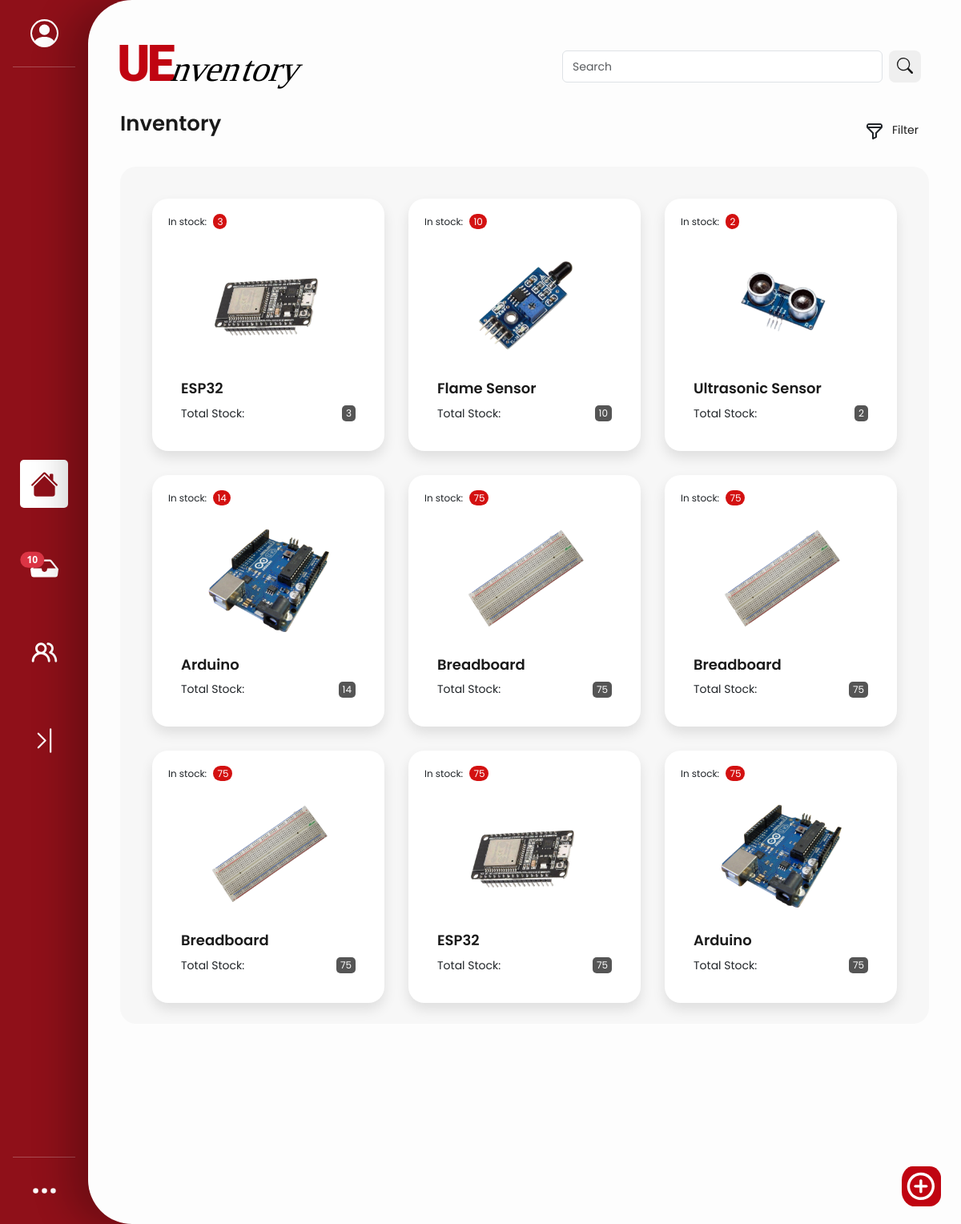
Page /php/stu_home.php on the committed database.
### tables this page shows
CREATE TABLE `items` (
  `item_id` int(4) NOT NULL,
  `item_name` varchar(64) NOT NULL,
  `total_quantity` int(3) NOT NULL,
  `available_quantity` int(3) NOT NULL,
  `date_added` date NOT NULL,
  `consumability` varchar(64) NOT NULL,
  `item_description` varchar(200) NOT NULL
);

### php/fetch_items_student.php (the view, shortened to what this page needs)
<?php
include 'config.php';
$query = "SELECT * FROM items ORDER BY item_id DESC";
$result = $conn->query($query);
if ($result->num_rows > 0) {
    while ($row = $result->fetch_assoc()) {
        $itemName = strtolower($row['item_name']);
        $imageFileName = str_replace(" ", "_", $itemName);
        $imagePath = "../png/" . $imageFileName . ".png";
        if (isset($imagePath) && isset($row)) {
            ?>
            <div class="card-container">
                    <div class="card custom-spacing">
                        <img
                            src="<?php echo $imagePath; ?>"
                            class="card-img-top"
                            alt="<?php echo $row['item_name']; ?>"
                        />
                        <div class="card-body">
                            <h5 class="card-title"><?php echo $row['item_name']; ?></h5>
                            <div class="available-text">
                                In stock:
                                <span
                                    class="available-number"
                                    id="available-stock"
                                    style="background-color: #d31111"
                                >
                        <?php echo $row['available_quantity']; ?>
                    </span>
                            </div>
                            <p
                                class="card-text d-flex justify-content-between align-items-center"
                            >
                                Total Stock:
                                <span
                                    class="stock-number"
                                    id="total-stock"
                                >
                        <?php echo $row['total_quantity']; ?>
                    </span>
                            </p>
                        </div>
                    </div>
                </div>
            <?php
        } else {
            echo "<p>Error: Required data not available.</p>";
        }
    }
}

### css/stu_home_styles.css (style rules this page uses)
:root { --icon-width: 35px; --main-red: #8f1019; --dark-mode: #1a1a1a; }
.card-container { display: grid; grid-template-columns: repeat( auto-fill, minmax(250px, 1fr) ); justify-content: space-between; gap: 25px; margin: 0 auto; padding: 20px; }
.card-img-top { width: 70%; height: auto; object-fit: cover; border-radius: 10px; display: block; margin-left: auto; margin-right: auto; margin-top: 10%; }
.card-title { font-family: "Poppins", sans-serif; font-style: normal; font-weight: 600; font-size: 18px; color: #000000; margin-top: -10px; justify-content: flex-start; display: flex; }
.available-number { background-color: #0d8a20; padding: 1px 5px; border-radius: 10px; color: #ffffff; font-size: 12px; margin-left: 5px; }
.available-text { position: absolute; top: 10px; left: 10px; font-size: 12px; background-color: transparent; padding: 10px; border-radius: 15px; z-index: 10; }
.stock-number { background-color: #313231; padding: 1px 5px; border-radius: 5px; color: #ffffff; font-size: 12px; }
.card-container { display: grid; grid-template-columns: repeat( auto-fill, minmax(250px, 1fr) ); justify-content: space-between; gap: 20px; margin: 0 auto; padding: 5px; }
.card { width: 100%; height: auto; background-color: #ffffff; box-shadow: 0 8px 16px rgba(0, 0, 0, 0.1); border-radius: 20px; padding: 20px; text-align: center; border: none; font-family: "Poppins", sans-serif; transition: background-color 0.3s ease-out, transform 0.3s ease-out; }
.card-title { font-family: "Poppins", sans-serif; font-style: normal; font-weight: 600; font-size: 18px; color: #1a1a1a; margin-top: -10px; justify-content: flex-start; display: flex; }
.stock-number { background-color: #313231d3; padding: 1px 5px; border-radius: 5px; color: #ffffff; font-size: 12px; }
.card-text { display: flex; margin-top: 10px; justify-content: space-between; align-items: center; font-size: 14px; }

### css/student_sidebar.css (style rules this page uses)
:root { --icon-width: 35px; --main-red: #8f1019; --dark-mode: #1a1a1a; }

### rows in the picture
items: item_name "ESP32", available_quantity "3", total_quantity "3"
items: shows a picture, item_name "Flame Sensor", available_quantity "10", total_quantity "10"
items: shows a picture, item_name "Ultrasonic Sensor", available_quantity "2", total_quantity "2"
items: item_name "Arduino", available_quantity "14", total_quantity "14"
items: item_name "Breadboard", available_quantity "75", total_quantity "75"
items: item_name "Breadboard", available_quantity "75", total_quantity "75"
items: item_name "Breadboard", available_quantity "75", total_quantity "75"
items: item_name "ESP32", available_quantity "75", total_quantity "75"
items: item_name "Arduino", available_quantity "75", total_quantity "75"
